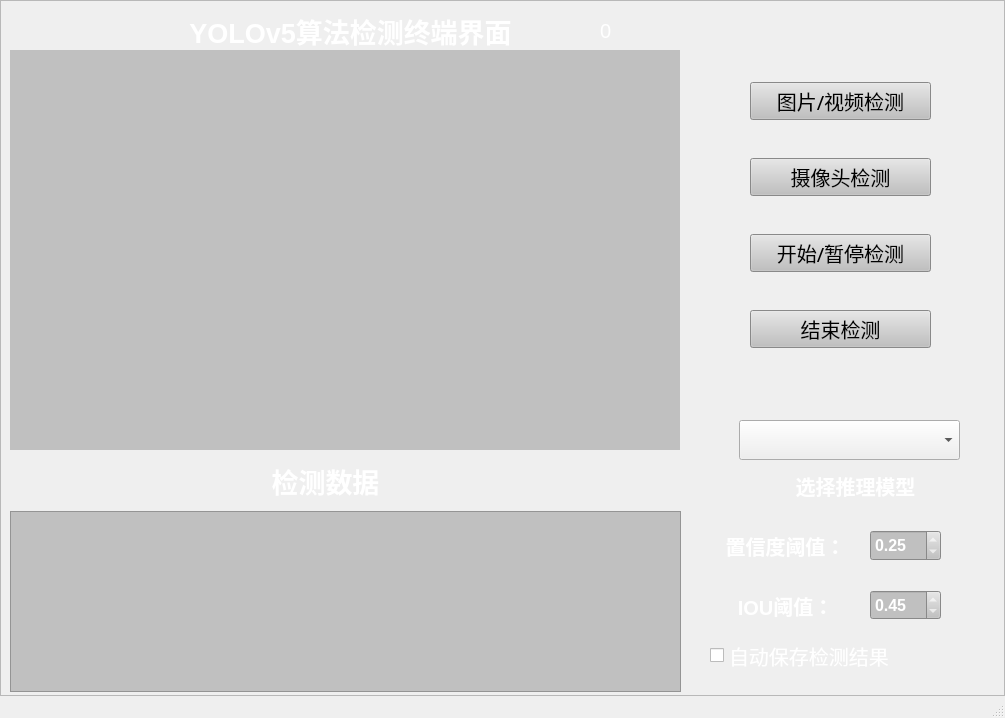
<?xml version="1.0" encoding="UTF-8"?>
<ui version="4.0">
 <class>MainWindow</class>
 <widget class="QMainWindow" name="MainWindow">
  <property name="geometry">
   <rect>
    <x>0</x>
    <y>0</y>
    <width>1005</width>
    <height>718</height>
   </rect>
  </property>
  <property name="windowTitle">
   <string>MainWindow</string>
  </property>
  <widget class="QWidget" name="centralwidget">
   <layout class="QGridLayout" name="gridLayout">
    <property name="leftMargin">
     <number>0</number>
    </property>
    <property name="topMargin">
     <number>0</number>
    </property>
    <property name="rightMargin">
     <number>0</number>
    </property>
    <property name="bottomMargin">
     <number>0</number>
    </property>
    <property name="spacing">
     <number>0</number>
    </property>
    <item row="0" column="0">
     <widget class="QFrame" name="frame">
      <property name="styleSheet">
       <string notr="true">#frame{
border-image:url(:/img/img/background.png)
}</string>
      </property>
      <property name="frameShape">
       <enum>QFrame::StyledPanel</enum>
      </property>
      <property name="frameShadow">
       <enum>QFrame::Raised</enum>
      </property>
      <widget class="Label_click_Mouse" name="label_1">
       <property name="geometry">
        <rect>
         <x>10</x>
         <y>50</y>
         <width>670</width>
         <height>400</height>
        </rect>
       </property>
       <property name="palette">
        <palette>
         <active>
          <colorrole role="Button">
           <brush brushstyle="SolidPattern">
            <color alpha="255">
             <red>192</red>
             <green>192</green>
             <blue>192</blue>
            </color>
           </brush>
          </colorrole>
          <colorrole role="Base">
           <brush brushstyle="SolidPattern">
            <color alpha="255">
             <red>192</red>
             <green>192</green>
             <blue>192</blue>
            </color>
           </brush>
          </colorrole>
          <colorrole role="Window">
           <brush brushstyle="SolidPattern">
            <color alpha="255">
             <red>192</red>
             <green>192</green>
             <blue>192</blue>
            </color>
           </brush>
          </colorrole>
         </active>
         <inactive>
          <colorrole role="Button">
           <brush brushstyle="SolidPattern">
            <color alpha="255">
             <red>192</red>
             <green>192</green>
             <blue>192</blue>
            </color>
           </brush>
          </colorrole>
          <colorrole role="Base">
           <brush brushstyle="SolidPattern">
            <color alpha="255">
             <red>192</red>
             <green>192</green>
             <blue>192</blue>
            </color>
           </brush>
          </colorrole>
          <colorrole role="Window">
           <brush brushstyle="SolidPattern">
            <color alpha="255">
             <red>192</red>
             <green>192</green>
             <blue>192</blue>
            </color>
           </brush>
          </colorrole>
         </inactive>
         <disabled>
          <colorrole role="Button">
           <brush brushstyle="SolidPattern">
            <color alpha="255">
             <red>192</red>
             <green>192</green>
             <blue>192</blue>
            </color>
           </brush>
          </colorrole>
          <colorrole role="Base">
           <brush brushstyle="SolidPattern">
            <color alpha="255">
             <red>192</red>
             <green>192</green>
             <blue>192</blue>
            </color>
           </brush>
          </colorrole>
          <colorrole role="Window">
           <brush brushstyle="SolidPattern">
            <color alpha="255">
             <red>192</red>
             <green>192</green>
             <blue>192</blue>
            </color>
           </brush>
          </colorrole>
         </disabled>
        </palette>
       </property>
       <property name="styleSheet">
        <string notr="true">background-color: rgb(192, 192, 192);</string>
       </property>
       <property name="text">
        <string/>
       </property>
       <property name="alignment">
        <set>Qt::AlignCenter</set>
       </property>
      </widget>
      <widget class="QWidget" name="verticalLayoutWidget">
       <property name="geometry">
        <rect>
         <x>750</x>
         <y>50</y>
         <width>181</width>
         <height>331</height>
        </rect>
       </property>
       <layout class="QVBoxLayout" name="verticalLayout">
        <item>
         <widget class="QPushButton" name="PB_1">
          <property name="enabled">
           <bool>true</bool>
          </property>
          <property name="font">
           <font>
            <family>Adobe 宋体 Std L</family>
            <pointsize>15</pointsize>
           </font>
          </property>
          <property name="styleSheet">
           <string notr="true">background-color: rgb(192, 192, 192);</string>
          </property>
          <property name="text">
           <string>图片/视频检测</string>
          </property>
         </widget>
        </item>
        <item>
         <widget class="QPushButton" name="PB_2">
          <property name="font">
           <font>
            <family>Adobe 宋体 Std L</family>
            <pointsize>15</pointsize>
           </font>
          </property>
          <property name="styleSheet">
           <string notr="true">background-color: rgb(192, 192, 192);</string>
          </property>
          <property name="text">
           <string>摄像头检测</string>
          </property>
         </widget>
        </item>
        <item>
         <widget class="QPushButton" name="PB_3">
          <property name="font">
           <font>
            <family>Adobe 宋体 Std L</family>
            <pointsize>15</pointsize>
           </font>
          </property>
          <property name="styleSheet">
           <string notr="true">background-color: rgb(192, 192, 192);</string>
          </property>
          <property name="text">
           <string>开始/暂停检测</string>
          </property>
         </widget>
        </item>
        <item>
         <widget class="QPushButton" name="PB_4">
          <property name="font">
           <font>
            <family>Adobe 宋体 Std L</family>
            <pointsize>15</pointsize>
           </font>
          </property>
          <property name="styleSheet">
           <string notr="true">background-color: rgb(192, 192, 192);</string>
          </property>
          <property name="text">
           <string>结束检测</string>
          </property>
         </widget>
        </item>
       </layout>
      </widget>
      <widget class="QLabel" name="label_4">
       <property name="geometry">
        <rect>
         <x>770</x>
         <y>470</y>
         <width>171</width>
         <height>31</height>
        </rect>
       </property>
       <property name="font">
        <font>
         <pointsize>15</pointsize>
         <weight>75</weight>
         <bold>true</bold>
        </font>
       </property>
       <property name="styleSheet">
        <string notr="true">color:rgb(255, 255, 255)</string>
       </property>
       <property name="text">
        <string>选择推理模型</string>
       </property>
       <property name="alignment">
        <set>Qt::AlignCenter</set>
       </property>
      </widget>
      <widget class="QDoubleSpinBox" name="doubleSpinBox_2">
       <property name="geometry">
        <rect>
         <x>870</x>
         <y>590</y>
         <width>71</width>
         <height>30</height>
        </rect>
       </property>
       <property name="font">
        <font>
         <pointsize>12</pointsize>
         <weight>75</weight>
         <bold>true</bold>
        </font>
       </property>
       <property name="styleSheet">
        <string notr="true">color:rgb(255, 255, 255);
background-color: rgb(192, 192, 192);</string>
       </property>
       <property name="maximum">
        <double>1.000000000000000</double>
       </property>
       <property name="singleStep">
        <double>0.010000000000000</double>
       </property>
       <property name="value">
        <double>0.450000000000000</double>
       </property>
      </widget>
      <widget class="QLabel" name="label_2">
       <property name="geometry">
        <rect>
         <x>700</x>
         <y>530</y>
         <width>171</width>
         <height>31</height>
        </rect>
       </property>
       <property name="font">
        <font>
         <pointsize>15</pointsize>
         <weight>75</weight>
         <bold>true</bold>
        </font>
       </property>
       <property name="styleSheet">
        <string notr="true">color:rgb(255, 255, 255)</string>
       </property>
       <property name="text">
        <string>置信度阈值：</string>
       </property>
       <property name="alignment">
        <set>Qt::AlignCenter</set>
       </property>
      </widget>
      <widget class="QComboBox" name="comboBox">
       <property name="geometry">
        <rect>
         <x>739</x>
         <y>420</y>
         <width>221</width>
         <height>40</height>
        </rect>
       </property>
       <property name="font">
        <font>
         <pointsize>15</pointsize>
        </font>
       </property>
       <property name="styleSheet">
        <string notr="true">color:rgb(0, 0, 0)</string>
       </property>
      </widget>
      <widget class="QDoubleSpinBox" name="doubleSpinBox_1">
       <property name="geometry">
        <rect>
         <x>870</x>
         <y>530</y>
         <width>71</width>
         <height>31</height>
        </rect>
       </property>
       <property name="font">
        <font>
         <pointsize>12</pointsize>
         <weight>75</weight>
         <bold>true</bold>
        </font>
       </property>
       <property name="styleSheet">
        <string notr="true">color:rgb(255, 255, 255);
background-color: rgb(192, 192, 192);</string>
       </property>
       <property name="maximum">
        <double>1.000000000000000</double>
       </property>
       <property name="singleStep">
        <double>0.010000000000000</double>
       </property>
       <property name="value">
        <double>0.250000000000000</double>
       </property>
      </widget>
      <widget class="QLabel" name="label_3">
       <property name="geometry">
        <rect>
         <x>730</x>
         <y>590</y>
         <width>111</width>
         <height>31</height>
        </rect>
       </property>
       <property name="font">
        <font>
         <pointsize>15</pointsize>
         <weight>75</weight>
         <bold>true</bold>
        </font>
       </property>
       <property name="styleSheet">
        <string notr="true">color:rgb(255, 255, 255)</string>
       </property>
       <property name="text">
        <string>IOU阈值：</string>
       </property>
       <property name="alignment">
        <set>Qt::AlignCenter</set>
       </property>
      </widget>
      <widget class="QLabel" name="label_5">
       <property name="geometry">
        <rect>
         <x>130</x>
         <y>10</y>
         <width>441</width>
         <height>41</height>
        </rect>
       </property>
       <property name="font">
        <font>
         <pointsize>20</pointsize>
         <weight>75</weight>
         <bold>true</bold>
        </font>
       </property>
       <property name="styleSheet">
        <string notr="true">color:rgb(255, 255, 255)</string>
       </property>
       <property name="text">
        <string>YOLOv5算法检测终端界面</string>
       </property>
       <property name="alignment">
        <set>Qt::AlignCenter</set>
       </property>
      </widget>
      <widget class="QLabel" name="label_6">
       <property name="geometry">
        <rect>
         <x>240</x>
         <y>460</y>
         <width>171</width>
         <height>41</height>
        </rect>
       </property>
       <property name="font">
        <font>
         <pointsize>20</pointsize>
         <weight>75</weight>
         <bold>true</bold>
        </font>
       </property>
       <property name="styleSheet">
        <string notr="true">color:rgb(255, 255, 255)</string>
       </property>
       <property name="text">
        <string>检测数据</string>
       </property>
       <property name="alignment">
        <set>Qt::AlignCenter</set>
       </property>
      </widget>
      <widget class="QCheckBox" name="checkBox">
       <property name="geometry">
        <rect>
         <x>710</x>
         <y>640</y>
         <width>241</width>
         <height>31</height>
        </rect>
       </property>
       <property name="font">
        <font>
         <pointsize>15</pointsize>
        </font>
       </property>
       <property name="styleSheet">
        <string notr="true">color:rgb(255, 255, 255)</string>
       </property>
       <property name="text">
        <string>自动保存检测结果</string>
       </property>
      </widget>
      <widget class="QLabel" name="label">
       <property name="geometry">
        <rect>
         <x>600</x>
         <y>20</y>
         <width>131</width>
         <height>21</height>
        </rect>
       </property>
       <property name="font">
        <font>
         <pointsize>15</pointsize>
        </font>
       </property>
       <property name="styleSheet">
        <string notr="true">color:rgb(255, 255, 255)</string>
       </property>
       <property name="text">
        <string>0</string>
       </property>
      </widget>
      <widget class="QTextBrowser" name="result_browser">
       <property name="geometry">
        <rect>
         <x>10</x>
         <y>511</y>
         <width>671</width>
         <height>181</height>
        </rect>
       </property>
       <property name="font">
        <font>
         <pointsize>12</pointsize>
         <weight>75</weight>
         <bold>true</bold>
        </font>
       </property>
       <property name="styleSheet">
        <string notr="true">background-color: rgb(192, 192, 192);</string>
       </property>
      </widget>
     </widget>
    </item>
   </layout>
  </widget>
  <widget class="QStatusBar" name="statusbar"/>
 </widget>
 <customwidgets>
  <customwidget>
   <class>Label_click_Mouse</class>
   <extends>QLabel</extends>
   <header>MouseLabel.h</header>
  </customwidget>
 </customwidgets>
 <resources>
  <include location="ui.qrc"/>
 </resources>
 <connections/>
</ui>
